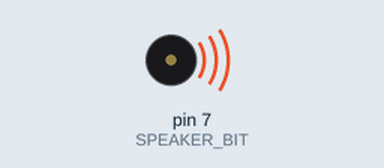
Simulated run of this sketch. Board: Arduino Uno, built with avr-gcc and run on an emulated ATmega328P. On the bench: buzzer (waves = sounding).

Above: at 0.1 s.
Timing chart, 0 to 40.0 s (numbered marks = the images above):
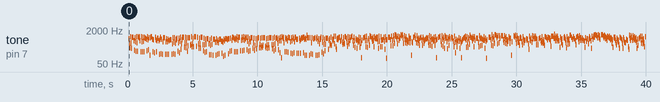

Measured:
- by itself, tone on pin 7 (SPEAKER_BIT): plays 765 Hz for 0.04 s, 471 Hz for 0.04 s, 288 Hz for 0.04 s, 979 Hz for 0.04 s, 511 Hz for 0.04 s, 273 Hz for 0.04 s … (800 notes in this stretch)

The sketch:

arduino_octode.ino
```cpp
//Octode beeper engine port from ZX Spectrum to Arduino
//by Shiru (shiru@mail.ru) 11.02.17


//include music data generated by the convert_arduino_octode.py script

#include "music.h"


//general settings

#define SAMPLE_RATE           (3500000/275)     //original Octode runs at 12727 Hz, this code allows to set ~7800 to 96000 Hz (but converter script should be edited first)

#define SPEAKER_PORT          PORTD             //speaker is on the port D
#define SPEAKER_DDR           DDRD
#define SPEAKER_BIT           (1<<7)            //PD7 (Uno pin 7)


//array of counters and reload values, for each channel

unsigned char cnt_value[8];
unsigned char cnt_load [8];

//previous speaker output state

unsigned char output_state;

//'drum' sound synth variables

unsigned char click_drum;
unsigned char click_drum_len;
unsigned char click_drum_cnt_1;
unsigned char click_drum_cnt_2;
unsigned char click_drum_cnt_3;

//sync counter to syncronize the music parser with the synth code
//it is volatile because it the main thread reads it back

volatile unsigned int parser_sync;

//song parser variables

unsigned int song_speed;
unsigned char order_pos;
const unsigned char *pattern;


//load next pattern from the PROGMEM

void new_pattern(void)
{
  while(1)
  {
    //read next pattern pointer from the PROGMEM

    pattern=(const unsigned char*)pgm_read_word(&(music_order_list[order_pos++]));

    //if iti s NULL, order list gets looped

    if(!pattern) order_pos=music_loop_position; else break;
  }

  //read speed value for new pattern

  song_speed =pgm_read_byte_near(pattern);    ++pattern;
  song_speed|=pgm_read_byte_near(pattern)<<8; ++pattern;
}


//initialize all

void setup()
{
	unsigned char i;

	cli();

	//initialize song parser and drum synth variables

	output_state=0;
	parser_sync=0;
	order_pos=0;

  click_drum_len=0;
  click_drum_cnt_1=0;
  click_drum_cnt_2=0;
  click_drum_cnt_3=3;

  //initialize channel counters

  for(i=0;i<8;++i)
  {
    cnt_value[i]=0;
    cnt_load[i]=0;
  }

  //load first pattern of the song

  new_pattern();

  //set a port pin as the output

	SPEAKER_DDR|=SPEAKER_BIT;

  //set timer2 to generate interrupts at the sample rate

	TCCR2A=0;
	TCCR2B=0;
	TCNT2 =0;

	TCCR2A|=(1<<WGM21);
	TCCR2B|=(0<<CS02)|(1<<CS01)|(0<<CS00);  //prescaler=8
	TIMSK2|=(1<<OCIE2A);

	OCR2A=16000000/8/SAMPLE_RATE;

	sei();
}


ISR(TIMER2_COMPA_vect)
{
  //output the output state generated in the previous interrupt call as early as possible
  //that's to avoid jitter, because outputting the value near end of the interrupt handler
  //would be happening at slightly different times depending from the counters state

  SPEAKER_PORT=output_state;

  //also decrement sync variable early, although this isn't that important, no noticeable jitter possible

  if(parser_sync) --parser_sync;

  //clear output state

  output_state=0;

  if(!click_drum_len)
  {
     //if the synth in the tone mode, process all counters and set the output bit when any of them gets reloaded

    if(cnt_load[0]) { --cnt_value[0]; if(cnt_value[0]==255) { output_state=SPEAKER_BIT; cnt_value[0]=cnt_load[0]; } }
    if(cnt_load[1]) { --cnt_value[1]; if(cnt_value[1]==255) { output_state=SPEAKER_BIT; cnt_value[1]=cnt_load[1]; } }
    if(cnt_load[2]) { --cnt_value[2]; if(cnt_value[2]==255) { output_state=SPEAKER_BIT; cnt_value[2]=cnt_load[2]; } }
    if(cnt_load[3]) { --cnt_value[3]; if(cnt_value[3]==255) { output_state=SPEAKER_BIT; cnt_value[3]=cnt_load[3]; } }
    if(cnt_load[4]) { --cnt_value[4]; if(cnt_value[4]==255) { output_state=SPEAKER_BIT; cnt_value[4]=cnt_load[4]; } }
    if(cnt_load[5]) { --cnt_value[5]; if(cnt_value[5]==255) { output_state=SPEAKER_BIT; cnt_value[5]=cnt_load[5]; } }
    if(cnt_load[6]) { --cnt_value[6]; if(cnt_value[6]==255) { output_state=SPEAKER_BIT; cnt_value[6]=cnt_load[6]; } }
    if(cnt_load[7]) { --cnt_value[7]; if(cnt_value[7]==255) { output_state=SPEAKER_BIT; cnt_value[7]=cnt_load[7]; } }
  }
  else
  {
    //if the synth in the drum mode, generate a beep with a bit of pseudo-random noise

    if(((click_drum_cnt_1^click_drum_cnt_2^click_drum_cnt_3)>>click_drum)&1) output_state=SPEAKER_BIT;

    click_drum_cnt_1+=3;

    if(click_drum_len&1) click_drum_cnt_2+=18;

    if(!(click_drum_len&3)) click_drum_cnt_3+=1;

    --click_drum_len;
  }
}


//main loop

void loop()
{
	unsigned char n;

	while(1)
	{
		//update row
    //read the first byte of a pattern row

		n=pgm_read_byte_near(pattern);

    if(n==0xff) //check if it is end of the pattern, load a new one
    {
      new_pattern();

      n=pgm_read_byte_near(pattern);  //re-read first byte of the pattern
    }

    //re-reading pattern causes speed value to be reloaded too, so this is the earliest point to set up the sync counter

    parser_sync=song_speed;

    //check if the byte is actually a drum code rather than a note counter value, setup the drum mode if so

		if(n>=0xf0)
		{
			click_drum=7-(n-0xf0);
      click_drum_len=128;

			++pattern;  //skip to the next byte
		}

    //read 8 bytes of the pattern and put them to the channel counter reload variables

		cnt_load[0]=pgm_read_byte_near(pattern); ++pattern;
		cnt_load[1]=pgm_read_byte_near(pattern); ++pattern;
    cnt_load[2]=pgm_read_byte_near(pattern); ++pattern;
    cnt_load[3]=pgm_read_byte_near(pattern); ++pattern;
    cnt_load[4]=pgm_read_byte_near(pattern); ++pattern;
    cnt_load[5]=pgm_read_byte_near(pattern); ++pattern;
    cnt_load[6]=pgm_read_byte_near(pattern); ++pattern;
    cnt_load[7]=pgm_read_byte_near(pattern); ++pattern;

		//wait for the next row
    //delay 1 is important, by some reason sng tempo starts to jump a lot without it

		while(parser_sync>0) delay(1);
	}

}
```

Source omitted: music.h (data table, 93271 bytes)
